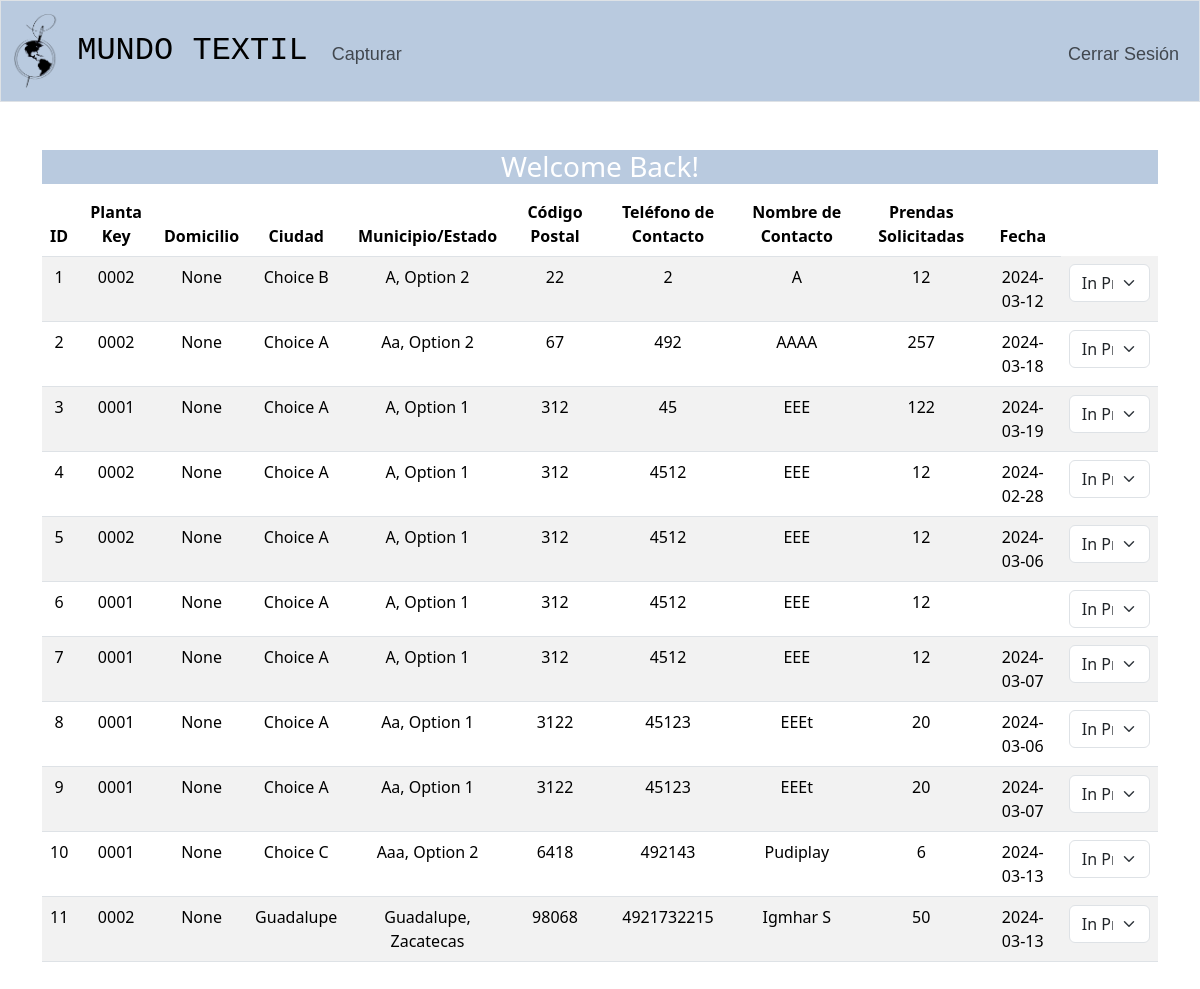
Page / (signed in) on the earlier database version.
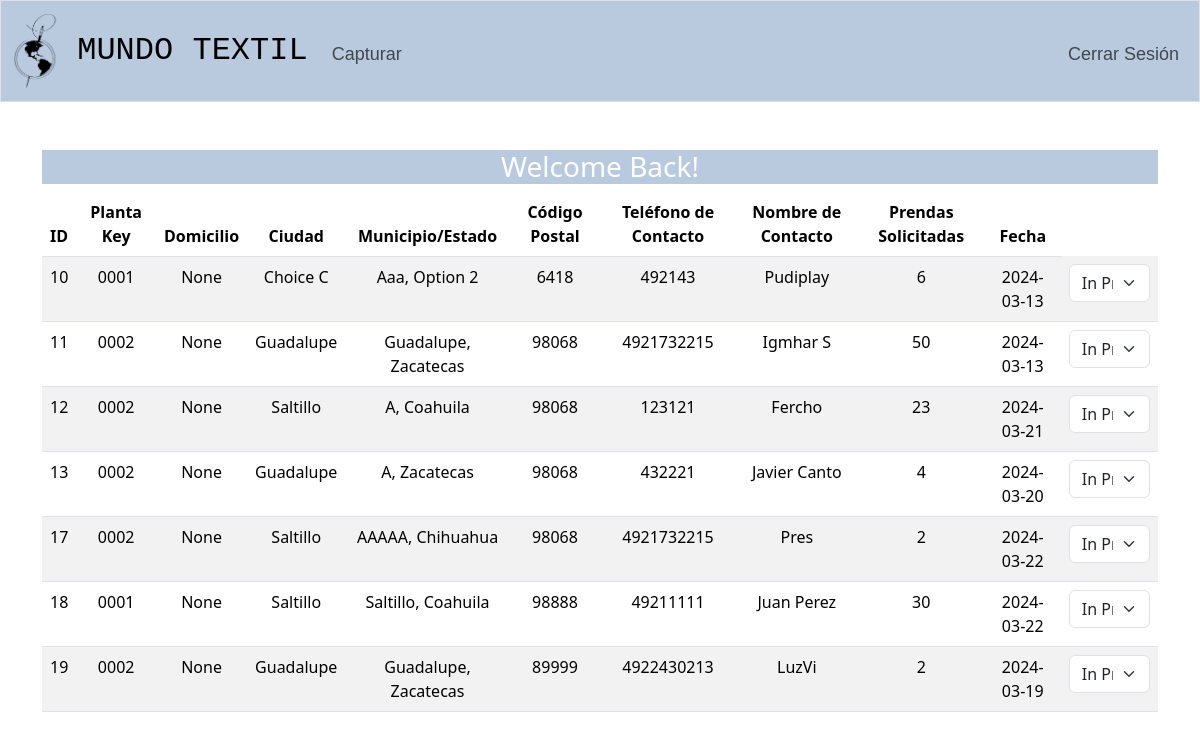
Same page on the later database version.
### tables this page shows
CREATE TABLE textile_releases (
    id INTEGER PRIMARY KEY AUTOINCREMENT NOT NULL,
    planta_key TEXT NOT NULL,
    domicilio TEXT,
    ciudad TEXT,
    municipio_estado TEXT,
    codigo_postal TEXT,
    telefono_contacto TEXT,
    nombre_contacto TEXT,
    prendas_solicitadas INTEGER
, fecha DATE, user_id INTEGER NOT NULL DEFAULT 0, status TEXT);

### app.py (the view)
@app.route("/")
@login_required
def index():
    releases = db.execute("SELECT * FROM textile_releases")
    return render_template("index.html", releases=releases)

### app.py (called while the page is built)
@app.after_request
def after_request(response):
    response.headers["Cache-Control"] = "no-cache, no-store, must-revalidate"
    response.headers["Expires"] = 0
    response.headers["Pragma"] = "no-cache"
    return response

### helpers.py (called while the page is built)
def login_required(f):
    @wraps(f)
    def decorated_function(*args, **kwargs):
        if session.get("user_id") is None:
            return redirect("/login")
        return f(*args, **kwargs)
    return decorated_function

### templates/index.html (shortened to what this page needs)
{% extends "layout.html" %}
{% block main %}
    <div class="bg-custom">
        <h3 style="color: white">Welcome Back!</h3>
    </div>
    <table class="table table-hover table-striped">
        <thead>
            <tr>
                <th scope="col">ID</th>
                <th scope="col">Planta Key</th>
                <th scope="col">Domicilio</th>
                <th scope="col">Ciudad</th>
                <th scope="col">Municipio/Estado</th>
                <th scope="col">Código Postal</th>
                <th scope="col">Teléfono de Contacto</th>
                <th scope="col">Nombre de Contacto</th>
                <th scope="col" >Prendas Solicitadas</th>
                <th scope="col">Fecha</th>
            </tr>
        </thead>
        <tbody>
            {% for release in releases %}
                <tr>
                    <td>{{ release.id }}</td>
                    <td>{{ release.planta_key }}</td>
                    <td>{{ release.domicilio }}</td>
                    <td>{{ release.ciudad }}</td>
                    <td>{{ release.municipio_estado }}</td>
                    <td>{{ release.codigo_postal }}</td>
                    <td>{{ release.telefono_contacto }}</td>
                    <td>{{ release.nombre_contacto }}</td>
                    <td>{{ release.prendas_solicitadas }}</td>
                    <td>{{ release.fecha }}</td>
                    <td>
                        <select class="form-select" name="status">
                            <option value="in_progress">In Progress</option>
                        </select>
                    </td>
                </tr>
            {% endfor %}
        </tbody>
    </table>
{% endblock %}

### templates/layout.html (shortened to what this page needs)
<!DOCTYPE html>
<html lang="en">
    <head>
        <link href="https://cdn.jsdelivr.net/npm/bootstrap@5.3.2/dist/css/bootstrap.min.css" rel="stylesheet">
        <link href="/static/styles.css" rel="stylesheet">
    </head>
    <body>
        <nav class="bg-custom border navbar navbar-expand-md navbar-light">
            <div class="container-fluid">
                <a class="navbar-brand" href="/">
                    <img src="/static/MundoTextil-removebg-preview.png" width="45" alt="" class="d-inline-block align-middle mr-2">
                    <span >MUNDO TEXTIL</span>
                </a>
                <div class="collapse navbar-collapse" id="navbar">
                    {% if session["user_id"] %}
                        <ul class="navbar-nav me-auto mt-2">
                            <li class="nav-item"><a class="nav-link" href="/release">Capturar</a></li>
                        </ul>
                        <ul class="navbar-nav ms-auto mt-2">
                            <li class="nav-item"><a class="nav-link" href="/logout">Cerrar Sesión</a></li>
                        </ul>
                    {% else %}
                        <ul class="navbar-nav ms-auto mt-2">
                            <li class="nav-item"><a class="nav-link" href="/register">Registrarse</a></li>
                            <li class="nav-item"><a class="nav-link" href="/login">Acceder</a></li>
                        </ul>
                    {% endif %}
                </div>
            </div>
        </nav>
        <main class="container py-5 text-center">
            {% block main %}{% endblock %}
        </main>
    </body>
</html>

### static/styles.css (style rules this page uses)
nav .navbar-brand { font-size: xx-large; font-family: 'Verdana', Monospace; }
nav .navbar-nav .nav-item .nav-link { font-size: large; font-family: 'Arial', sans-serif; }
.bg-custom { background-color: #b9cadf; }

Differences in the rows shown:
removed textile_releases: id "1", planta_key "0002", domicilio "None", ciudad "Choice B", municipio_estado "A, Option 2", codigo_postal "22", telefono_contacto "2", nombre_contacto "A", prendas_solicitadas "12", fecha "2024-03-12"
removed textile_releases: id "2", planta_key "0002", domicilio "None", ciudad "Choice A", municipio_estado "Aa, Option 2", codigo_postal "67", telefono_contacto "492", nombre_contacto "AAAA", prendas_solicitadas "257", fecha "2024-03-18"
removed textile_releases: id "3", planta_key "0001", domicilio "None", ciudad "Choice A", municipio_estado "A, Option 1", codigo_postal "312", telefono_contacto "45", nombre_contacto "EEE", prendas_solicitadas "122", fecha "2024-03-19"
removed textile_releases: id "4", planta_key "0002", domicilio "None", ciudad "Choice A", municipio_estado "A, Option 1", codigo_postal "312", telefono_contacto "4512", nombre_contacto "EEE", prendas_solicitadas "12", fecha "2024-02-28"
removed textile_releases: id "5", planta_key "0002", domicilio "None", ciudad "Choice A", municipio_estado "A, Option 1", codigo_postal "312", telefono_contacto "4512", nombre_contacto "EEE", prendas_solicitadas "12", fecha "2024-03-06"
removed textile_releases: id "6", planta_key "0001", domicilio "None", ciudad "Choice A", municipio_estado "A, Option 1", codigo_postal "312", telefono_contacto "4512", nombre_contacto "EEE", prendas_solicitadas "12"
removed textile_releases: id "7", planta_key "0001", domicilio "None", ciudad "Choice A", municipio_estado "A, Option 1", codigo_postal "312", telefono_contacto "4512", nombre_contacto "EEE", prendas_solicitadas "12", fecha "2024-03-07"
removed textile_releases: id "8", planta_key "0001", domicilio "None", ciudad "Choice A", municipio_estado "Aa, Option 1", codigo_postal "3122", telefono_contacto "45123", nombre_contacto "EEEt", prendas_solicitadas "20", fecha "2024-03-06"
removed textile_releases: id "9", planta_key "0001", domicilio "None", ciudad "Choice A", municipio_estado "Aa, Option 1", codigo_postal "3122", telefono_contacto "45123", nombre_contacto "EEEt", prendas_solicitadas "20", fecha "2024-03-07"
added textile_releases: id "12", planta_key "0002", domicilio "None", ciudad "Saltillo", municipio_estado "A, Coahuila", codigo_postal "98068", telefono_contacto "123121", nombre_contacto "Fercho", prendas_solicitadas "23", fecha "2024-03-21"
added textile_releases: id "13", planta_key "0002", domicilio "None", ciudad "Guadalupe", municipio_estado "A, Zacatecas", codigo_postal "98068", telefono_contacto "432221", nombre_contacto "Javier Canto", prendas_solicitadas "4", fecha "2024-03-20"
added textile_releases: id "17", planta_key "0002", domicilio "None", ciudad "Saltillo", municipio_estado "AAAAA, Chihuahua", codigo_postal "98068", telefono_contacto "4921732215", nombre_contacto "Pres", prendas_solicitadas "2", fecha "2024-03-22"
added textile_releases: id "18", planta_key "0001", domicilio "None", ciudad "Saltillo", municipio_estado "Saltillo, Coahuila", codigo_postal "98888", telefono_contacto "49211111", nombre_contacto "Juan Perez", prendas_solicitadas "30", fecha "2024-03-22"
added textile_releases: id "19", planta_key "0002", domicilio "None", ciudad "Guadalupe", municipio_estado "Guadalupe, Zacatecas", codigo_postal "89999", telefono_contacto "4922430213", nombre_contacto "LuzVi", prendas_solicitadas "2", fecha "2024-03-19"
